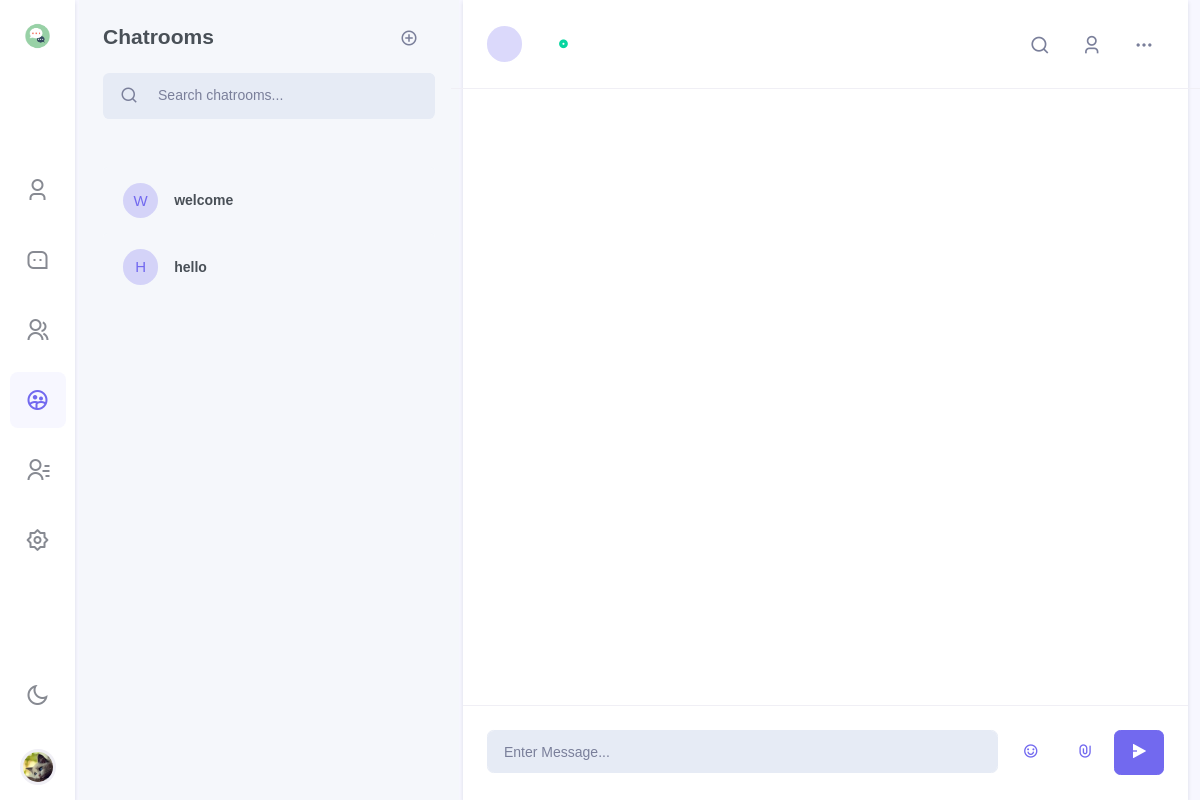
The app's page /chat/chatroom/ (signed in), older data.
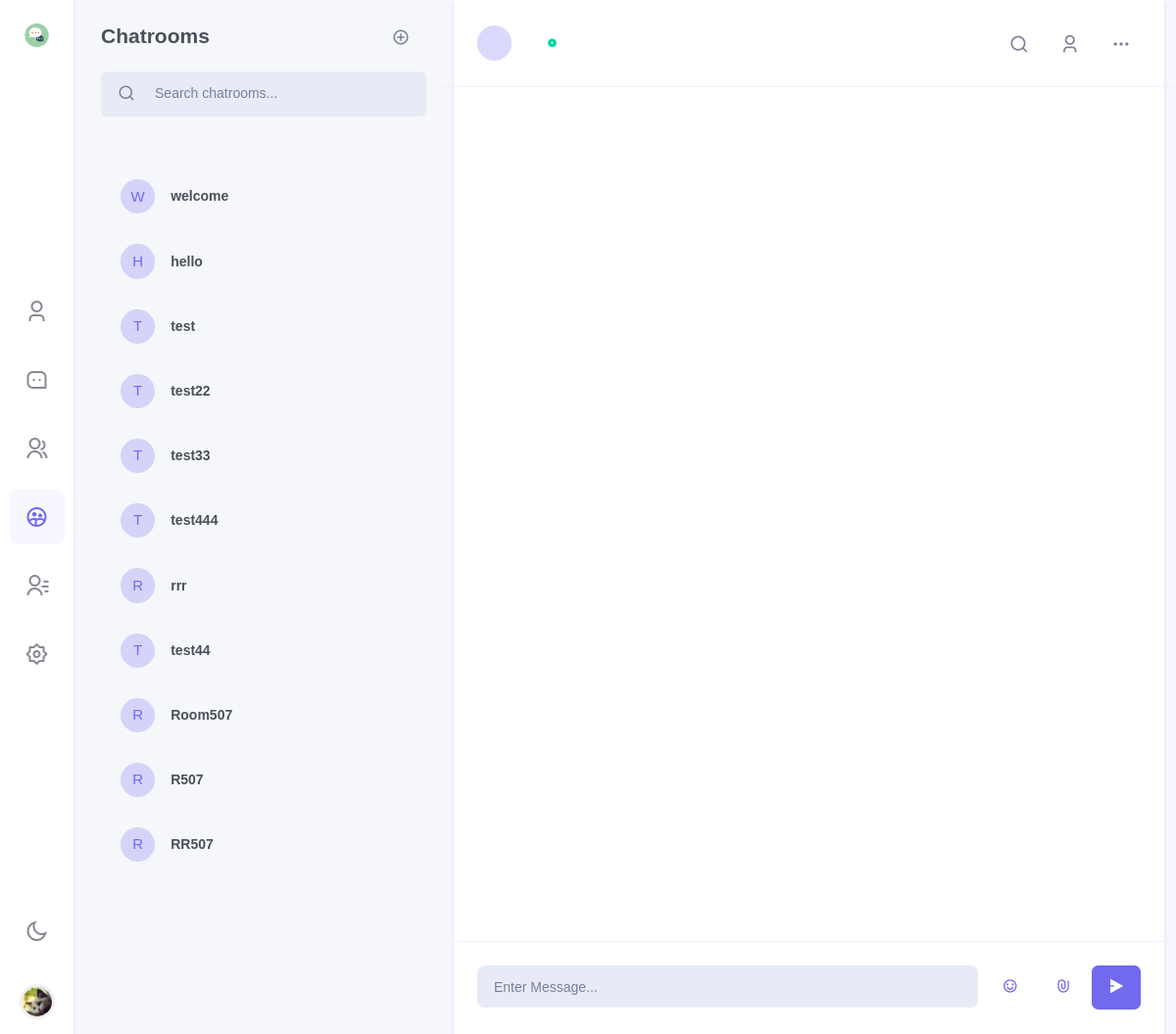
The same page, newer data.
### chat/models.py (models this page shows, shortened)
class Profile(models.Model):
    about_me = models.TextField(default='There is no Personal Signature here yet. You can add it through settings')
    image = models.ImageField(upload_to='profile_image', null=True, blank=True)
    user = models.OneToOneField(User, on_delete=models.CASCADE)
    location = models.CharField(max_length=50, default="Unkown")
    @property
    def image_url(self):
        if self.image == "":
            return "/media/chat/static_default/{}.png".format(self.user_initial)
        else:
            return self.image.url

class Room(models.Model):
    name = models.CharField(max_length=128, unique=True)
    owner_name = models.CharField(max_length=128)
    about_room = models.CharField(max_length=128, default="welcome to my chatroom")
    online = models.ManyToManyField(to=get_user_model(), blank=True)
    image = models.ImageField(upload_to='room_image', null=True, blank=True)
    @property
    def initial(self):
        return self.name[0].upper()

### chat/views.py (the view, shortened to what this page needs)
# urls.py: path('chatroom/', views.chatroom, name='chatroom'),
@login_required
def chatroom(request: HttpRequest):
    username = request.user.username
    user = get_object_or_404(User, username=username)
    profile = get_object_or_404(Profile, user=user)
    wrong_message = ""
    return render(
        request=request,
        template_name='chat/chatroom.html',
        context={
            'profile': profile,
            'rooms': Room.objects.all(),
            'wrong_message': wrong_message,
        }
    )

### templates/chat/chatroom.html (shortened to what this page needs)
{% extends 'chat/base.html' %}
{% block side_menu %}
    {% include "chat/side_menus/side_menu_chatroom.html" %}
{% endblock %}
{% block leftsidebar %}
    {% include "chat/leftsidebar/leftsidebar_chatroom.html" %}
{% endblock %}
{% block chat_conversation %}
    {% include "chat/body/body_chatroom.html" %}
{% endblock %}

### templates/chat/base.html (shortened to what this page needs)
{% load static %}
<!doctype html>
<html lang="en">
    <head>
        <link href="{% static "css/chat/dark/bootstrap-dark.min.css" %}" id="bootstrap-style" rel="stylesheet" type="text/css">
        <link href="{% static "css/chat/dark/app-dark.min.css" %}" rel="stylesheet" type="text/css">
        <link href="{% static "css/chat/light/bootstrap.min.css" %}" id="bootstrap-style" rel="stylesheet" type="text/css">
        <link href="{% static "css/chat/light/app.min.css" %}" rel="stylesheet" type="text/css">
        <link href="{% static "css/fonts/fonts.css" %}" rel="stylesheet" type="text/css">
        <link href="{% static "css/fonts/icons-selected.min.css" %}" rel="stylesheet" type="text/css">
        <link href="{% static "css/fonts/icons.min.css" %}" rel="stylesheet" type="text/css">
        <link href="{% static "css/chat/utils/magnific-popup.css" %}" rel="stylesheet" type="text/css">
        <link href="{% static "css/chat/utils/owl.carousel.min.css" %}" rel="stylesheet">
        <link href="{% static "css/chat/utils/owl.theme.default.min.css" %}" rel="stylesheet" >
        <link href="{% static "css/chat/utils/upload.css" %}" rel="stylesheet" >
        <link href="{% static "css/chat/utils/wrong_message.css" %}" rel="stylesheet" >
    </head>
    <body>
        <div class="everything-container d-lg-flex">
            {% block side_menu %}{% endblock %}
            <div class="chat-leftsidebar mr-lg-1">
                <div class="tab-content">
                    {% block leftsidebar %}{% endblock %}
                </div>
            </div>
            <div class="user-chat w-100 d-lg-flex">
                {% block chat_conversation %}{% endblock %}
        </div>
    </body>
</html>

### templates/chat/side_menus/side_menu_chatroom.html (shortened to what this page needs)
{% load static %}
<div class="side-menu flex-lg-column mr-lg-1">
<div class="sidebar_logo">
    <a href="" class="logo logo-dark">
        <span class="logo-sm">
            <img src="{% static "images/chat/chat.png" %}" alt="" height="30">
        </span>
    </a>
</div>
<div class="flex-lg-column my-auto">
    <ul class="nav nav-pills side-menu-nav justify-content-center" role="tablist">
        <li class="nav-item" data-toggle="tooltip" data-trigger="hover" data-placement="top" title="Profile">
            <a href="{% url 'chat:my' %}" class="nav-link" id="pills-user-tab"  role="tab">
            <i class="ri-user-3-line"></i>
        </a></li>
        <li class="nav-item" data-toggle="tooltip" data-trigger="hover" data-placement="top" title="Chats">
            <a href="{% url 'chat:home' %}" class="nav-link" id="pills-chat-tab"  role="tab">
            <i class="ri-message-3-line"></i>
        </a></li>
        <li class="nav-item" data-toggle="tooltip" data-trigger="hover" data-placement="top" title="Groups">
            <a href="{% url 'chat:groups' %}" class="nav-link" id="pills-groups-tab"  role="tab">
            <i class="ri-group-line"></i>
        </a></li>
        <li class="nav-item" data-toggle="tooltip" data-trigger="hover" data-placement="top" title="Chatroom">
            <a href="{% url 'chat:chatroom' %}" class="nav-link active" id="pills-chatroom-tab" role="tab">
            <i class="ri-group-2-line"></i>
        </a></li>
        <li class="nav-item" data-toggle="tooltip" data-trigger="hover" data-placement="top" title="Contacts">
            <a href="{% url 'chat:contracts' %}" class="nav-link" id="pills-contacts-tab" role="tab">
            <i class="ri-contacts-line"></i>
        </a></li>
        <li class="nav-item" data-toggle="tooltip" data-trigger="hover" data-placement="top" title="Settings">
            <a href="{% url 'chat:settings' %}" class="nav-link" id="pills-setting-tab"  role="tab">
            <i class="ri-settings-2-line"></i>
        </a></li>
    </ul>
</div>
<div class="flex-lg-column d-none d-lg-block">
    <ul class="nav side-menu-nav justify-content-center">
        <li class="nav-item">
            <a class="nav-link" id="light-dark" href="#" data-toggle="tooltip" data-trigger="hover" data-placement="right" title="Dark / Light Mode">
                <i class="ri-sun-line theme-mode-icon"></i>
            </a>
        </li>
        <li class="nav-item btn-group dropup profile-user-dropdown">
            <a class="nav-link dropdown-toggle normal_container" href="#" role="button" data-toggle="dropdown" aria-haspopup="true" aria-expanded="false">
                <img src="{{ profile.image_url }}"  alt="" class="profile-user rounded-circle">
            </a>
        </li>
    </ul>
</div>
</div>

### templates/chat/leftsidebar/leftsidebar_chatroom.html (shortened to what this page needs)
<div>
    <div class="p-4">
        <div class="user-chat-nav float-right">
            <div data-toggle="tooltip" data-placement="bottom" title="Create chatroom">
                <button type="button" class="btn btn-link text-decoration-none text-muted font-size-18 py-0" data-toggle="modal" data-target="#addchatroom-exampleModal">
                    <i class="ri-add-circle-line mr-1"></i>
                </button>
            </div>
        </div>
        <h4 class="mb-4">Chatrooms</h4>
        <div class="search-box chat-search-box">
            <div class="input-group bg-light  input-group-lg rounded-lg">
                <div class="input-group-prepend">
                    <button class="btn btn-link text-decoration-none text-muted pr-1" type="button">
                        <i class="ri-search-line search-icon font-size-18"></i>
                    </button>
                </div>
                <input type="text" class="form-control bg-light" placeholder="Search chatrooms...">
            </div>
        </div>
    </div>
    <div class="p-4 chat-message-list chat-chatroom-list" data-simplebar="">
    <ul class="list-unstyled chat-list">
        {% for room in rooms %}
        <li><a href="{% url 'chat:innerroom' room_name=room.name post_name='chatting_'|add:room.name %}"><div class="media align-items-center">
            <div class="chat-user-img mr-3 avatar-xs">
                <span class="avatar-title rounded-circle bg-soft-primary text-primary">
                    {{ room.initial }}
                </span>
            </div>
            <div class="media-body overflow-hidden">
                <h5 class="text-truncate font-size-14 mb-0">{{ room.name }}</h5>
            </div>
        </div></a></li>
        {% endfor %}
    </ul></div>
</div>

### templates/chat/body/body_chatroom.html (shortened to what this page needs)
<div class="w-100">
    <div class="p-3 p-lg-4 border-bottom row align-items-center">
        <div class="col-sm-4 col-8">
            <div class="media align-items-center">
                <div class="mr-3">
                    <div class="chat-user-img mr-3 avatar-xs">
                        <span class="avatar-title rounded-circle bg-soft-primary text-primary">
                        </span>
                    </div>
                </div>
                <div class="media-body overflow-hidden">
                    <h5 class="font-size-16 mb-0 text-truncate">
                        <i class="ri-record-circle-fill font-size-10 text-success d-inline-block ml-1"></i>
                    </h5>
                </div>
            </div>
        </div>
        <div class="col-sm-8 col-4">
            <ul class="list-inline user-chat-nav text-right mb-0">
                <li class="list-inline-item">
                    <div class="dropdown">
                        <button class="btn nav-btn dropdown-toggle" type="button" data-toggle="dropdown" aria-haspopup="true" aria-expanded="false">
                            <i class="ri-search-line"></i>
                        </button>
                    </div>
                </li>
                <li class="list-inline-item d-none d-lg-inline-block">
                    <button type="button" class="btn nav-btn user-profile-show">
                        <i class="ri-user-3-line"></i>
                    </button>
                </li>
                <li class="list-inline-item">
                    <div class="dropdown">
                        <button class="btn nav-btn dropdown-toggle" type="button" data-toggle="dropdown" aria-haspopup="true" aria-expanded="false">
                            <i class="ri-more-fill"></i>
                        </button>
                    </div>
                </li>
            </ul>
        </div>
    </div>
    <div class="chat-conversation p-3 p-lg-4" data-simplebar="init">
    </div>
    <div class="p-3 p-lg-4 border-top mb-0 row no-gutters">
        <div class="col">
            <input type="text" id="chatMessageInput" class="form-control form-control-lg bg-light border-light" placeholder="Enter Message...">
        </div>
        <div class="col-auto chat-input-links ml-md-2">
                <ul class="list-inline mb-0">
                    <li class="list-inline-item">
                        <button type="button" class="btn btn-link text-decoration-none font-size-16 btn-lg waves-effect" data-toggle="tooltip" data-placement="top" title="Emoji">
                            <i class="ri-emotion-happy-line"></i>
                    </button></li>
                    <li class="list-inline-item">
                        <button type="button" class="btn btn-link text-decoration-none font-size-16 btn-lg waves-effect" data-toggle="tooltip" data-placement="top" title="Attached File">
                            <i class="ri-attachment-line"></i>
                    </button></li>
                    <li class="list-inline-item">
                        <button type="submit" class="btn btn-primary font-size-16 btn-lg chat-send waves-effect waves-light" id="chatMessageSend">
                            <i class="ri-send-plane-2-fill"></i>
                    </button></li>
                </ul>
        </div>
    </div>
</div>

### templates/chat/rightsidebar/right_chatroom.html (shortened to what this page needs)
    {% load static %}

Row changes from the older to the newer data that the page shows:
added Room: initial "T", name "test"
added Room: initial "T", name "test22"
added Room: initial "T", name "test33"
added Room: initial "T", name "test444"
added Room: initial "R", name "rrr"
added Room: initial "T", name "test44"
added Room: initial "R", name "Room507"
added Room: initial "R", name "R507"
added Room: initial "R", name "RR507"
